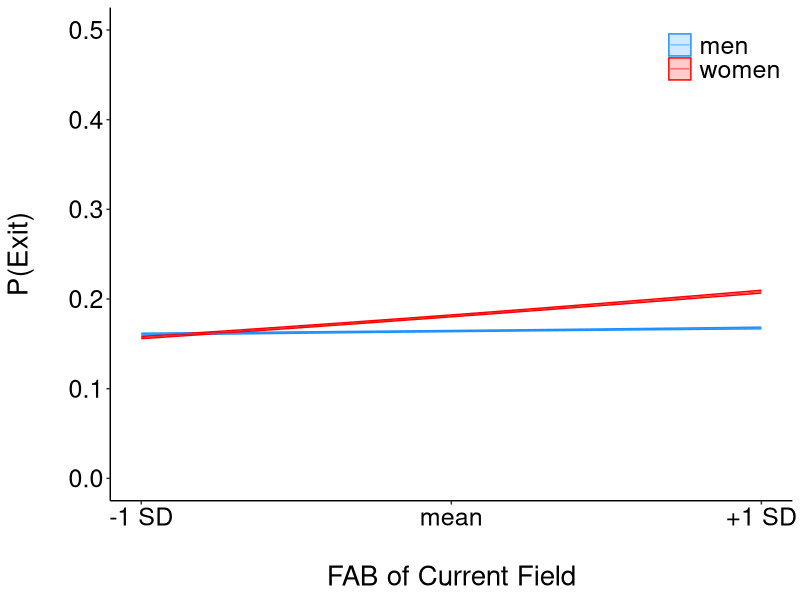
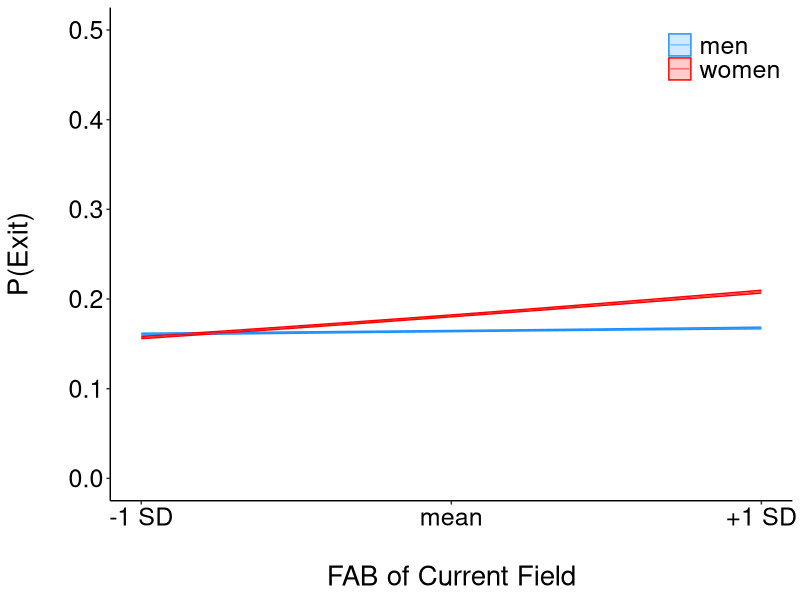

R code for these plots, in order:
################
## FIGURE 3 ####
################

library(tidyverse)
library(ggplot2)

# set working directory -- USERS MUST EDIT
setwd("")

exit_df <- 
  tibble(
    group = c("men","men","men","men","men","men","men","men","men","men","men",
              "women","women","women","women","women","women","women","women","women","women","women"),
    at = c(-0.5,-0.4,-0.3,-0.2,-0.1,0,0.1,0.2,0.3,0.4,0.5,
           -0.5,-0.4,-0.3,-0.2,-0.1,0,0.1,0.2,0.3,0.4,0.5),
    fit = c(0.1608528,
            0.1615254,
            0.1622003,
            0.1628775,
            0.1635569,
            0.1642386,
            0.1649226,
            0.1656088,
            0.1662974,
            0.1669882,
            0.1676814,
            0.1569906,
            0.1616121,
            0.1663428,
            0.1711837,
            0.1761357,
            0.1811996,
            0.1863762,
            0.1916661,
            0.1970697,
            0.2025876,
            0.2082198
    ),
    se = c(0.0010147,
           0.000912,
           0.0008202,
           0.0007438,
           0.0006886,
           0.0006605,
           0.0006637,
           0.0006983,
           0.0007607,
           0.0008451,
           0.0009462,
           0.001236,
           0.0011691,
           0.0011147,
           0.0010781,
           0.0010646,
           0.0010786,
           0.0011229,
           0.0011977,
           0.0013014,
           0.0014311,
           0.0015836
    )
  )

exit_df <- as.data.frame(exit_df)
exit_df$group <- as.factor(exit_df$group)
exit_df

exit_plot <- 
  ggplot(exit_df, aes(x = at, y = fit, group = group, color = group)) +
  geom_ribbon(aes(ymin = fit - se, ymax = fit + se, fill = group), alpha = .2) +
  geom_line(aes(color=group), size=0.25) +
  scale_y_continuous(
    breaks = seq(from = 0, to = 0.5, by = .10),
    limits = c(0, 0.5)
  ) +
  scale_x_continuous(
    breaks = seq(from = -0.5, to = 0.5, by = 0.5),
    labels = c("-1 SD","mean","+1 SD")
  ) +
  labs(x = "\nFAB of Current Field", y = "P(Exit)\n", group = "group", linetype = "group", fill = "group") +
  scale_color_manual(values = c("dodgerblue", "red")) +
  scale_fill_manual(values = c("dodgerblue", "red")) +
  theme_classic() +
  theme(panel.grid.major=element_blank(),
        panel.grid.minor=element_blank(),
        axis.title=element_text(size=20),
        axis.text=element_text(size=18,colour="black"),
        axis.line=element_line(colour="black"),
        panel.background = element_rect(fill = 'white'),
        strip.text.x = element_text(size = 18, colour = "black"),
        legend.text=element_text(size=18),
        legend.title=element_blank(),
        legend.position = c(0.9, 0.9)) 

exit_plot

ggsave("Fig3_exit_v01.pdf", plot = exit_plot, device="pdf", scale=1, width=7, height=6, dpi=300)

